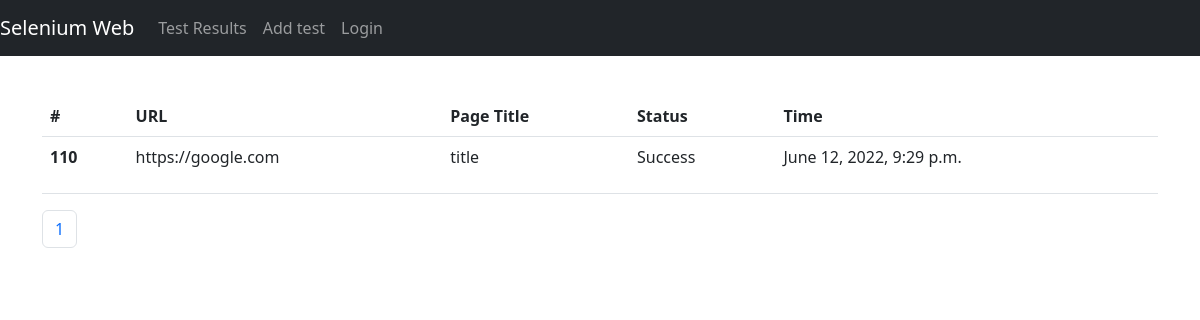
Before: / with the older database file.
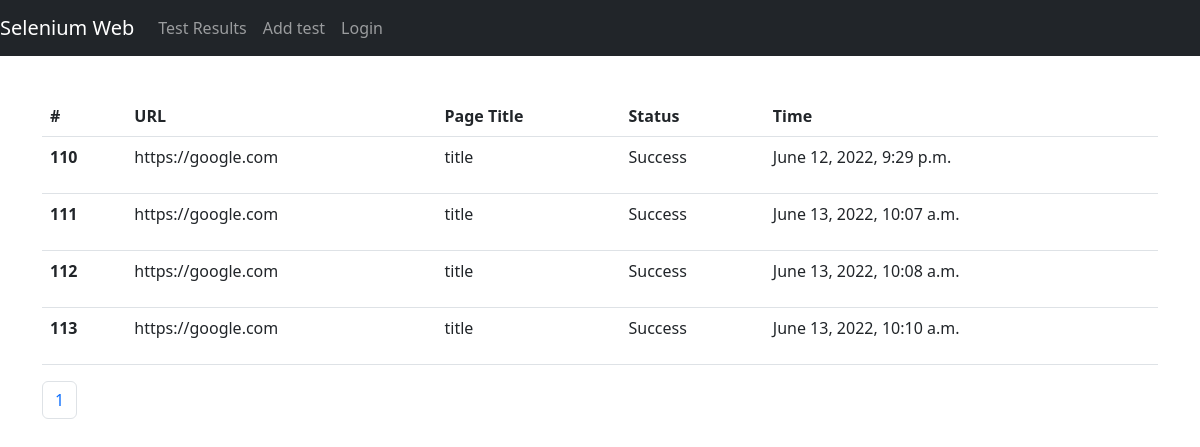
After: the same page with the newer database file.
### core_app/models.py (models this page shows, shortened)
class E2ETestResults(models.Model):
    url = models.TextField()
    page_title = models.CharField(max_length=200)
    status = models.CharField(max_length=10)
    created = models.DateTimeField(auto_now_add=True)
    updated = models.DateTimeField(auto_now=True)

### core_app/views.py (the view)
# urls.py: path('', E2ETestResultsListView.as_view(), name='e2e-test-results-list'),
class E2ETestResultsListView(generic.ListView):
    model = E2ETestResults
    template_name = TEST_RESULTS_TEMPLATE
    paginate_by = 10

### core_app/templates/core_app/pages/e2e_test_results_list.html (shortened to what this page needs)
{% extends "../layout/base.html" %}
{% block content %}
<div class="mt-5 py-5">
    <table class="table">
        <thead>
            <tr>
                <th scope="col">#</th>
                <th scope="col">URL</th>
                <th scope="col">Page Title</th>
                <th scope="col">Status</th>
                <th scope="col">Time</th>
            </tr>
        </thead>
        <tbody>
            {% for item in object_list %}
            <tr>
                <th scope="row">{{ item.id }}</th>
                <td>
                    <p>{{ item.url }}</p>
                </td>
                <td>{{ item.page_title }}</td>
                <td>{{ item.status }}</td>
                <td>{{ item.created }}</td>
            </tr>
            {% endfor %}
        </tbody>
    </table>
    {% if page_obj %}
    <nav aria-label="Page navigation example">
        <ul class="pagination">
            <li class="page-item"><a class="page-link" href="?page={{ page_obj.number }}">{{ page_obj.number }}</a></li>
        </ul>
    </nav>
    {% endif %}
</div>
{% endblock content %}

Changed rows visible on the page:
added E2ETestResults: id "111", url "https://google.com", page_title "title", status "Success", created "June 13, 2022, 10:07 a.m."
added E2ETestResults: id "112", url "https://google.com", page_title "title", status "Success", created "June 13, 2022, 10:08 a.m."
added E2ETestResults: id "113", url "https://google.com", page_title "title", status "Success", created "June 13, 2022, 10:10 a.m."
